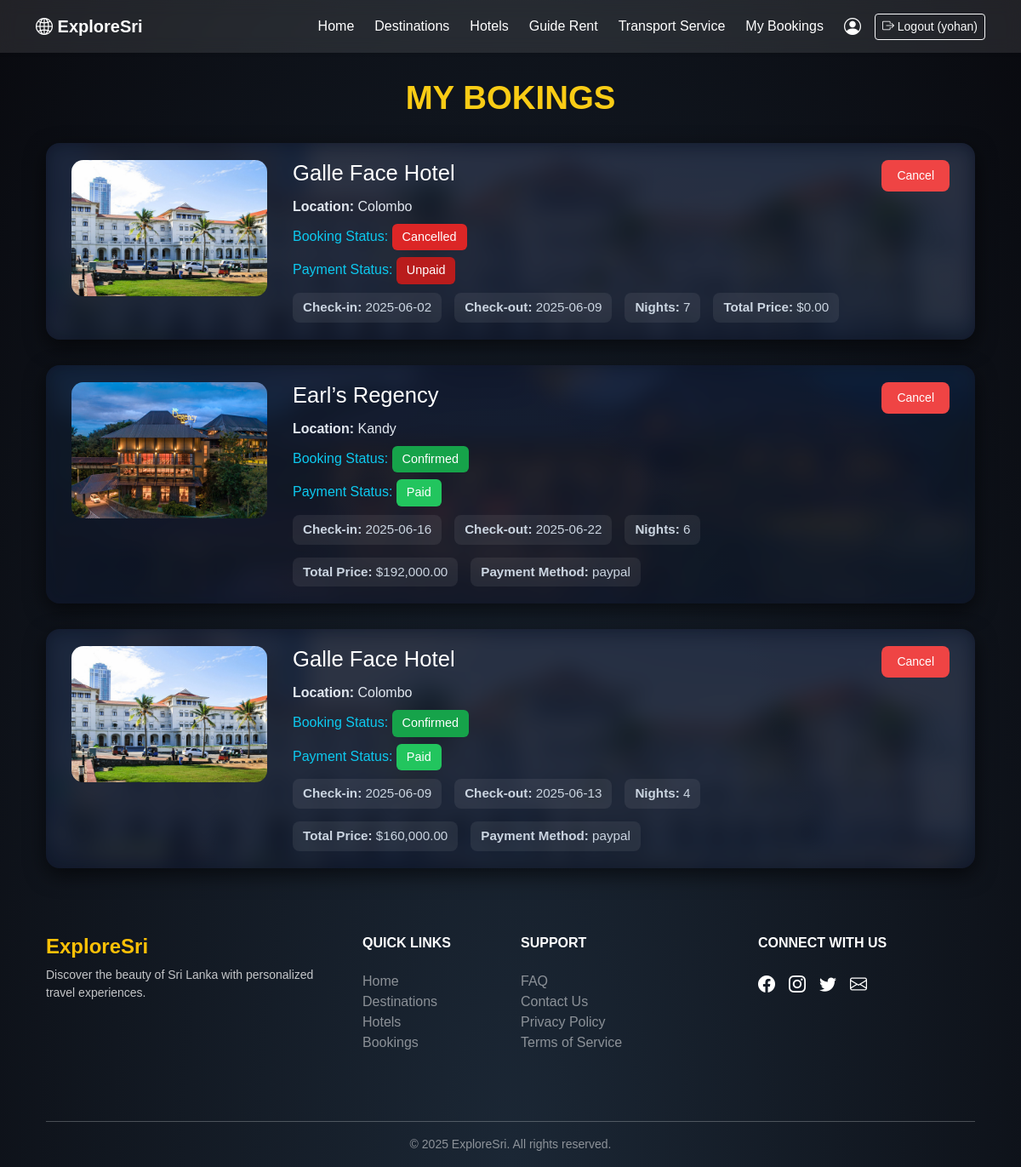
/my_bookings.php (signed in), run on an earlier commit of the app's database.
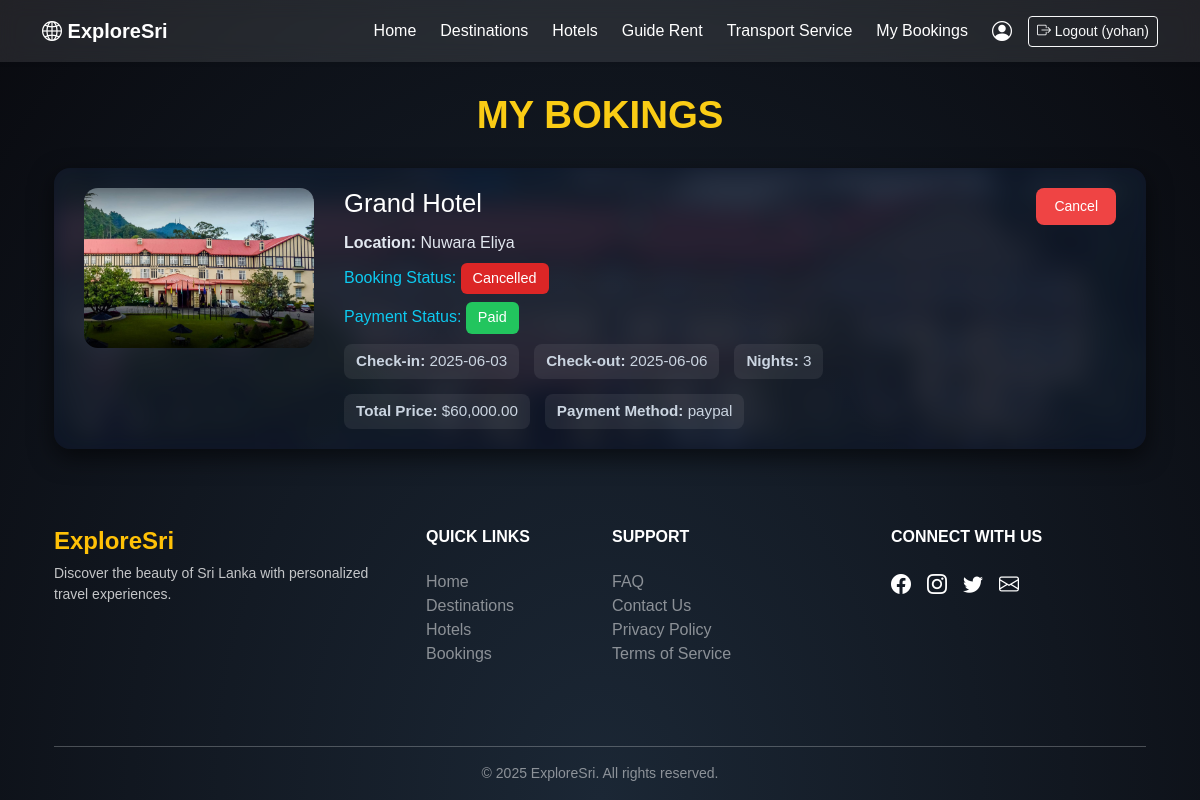
And on a later commit of the database.
### tables this page shows
CREATE TABLE `bookings` (
  `booking_id` int(11) NOT NULL,
  `user_id` int(11) NOT NULL,
  `destination_id` int(11) DEFAULT NULL,
  `hotel_id` int(11) NOT NULL,
  `booking_date` datetime DEFAULT current_timestamp(),
  `travel_date` date NOT NULL,
  `status` varchar(50) DEFAULT 'pending',
  `payment_status` varchar(50) DEFAULT 'unpaid',
  `nights` int(11) DEFAULT 1,
  `total_price` decimal(10,2) DEFAULT NULL,
  `check_in_date` date DEFAULT NULL,
  `check_out_date` date DEFAULT NULL,
  `guide_id` int(11) DEFAULT NULL
);

CREATE TABLE `hotels` (
  `hotel_id` int(11) NOT NULL,
  `name` varchar(255) NOT NULL,
  `location` varchar(255) DEFAULT NULL,
  `description` text DEFAULT NULL,
  `price_per_night` decimal(10,2) DEFAULT NULL,
  `contact_info` varchar(255) DEFAULT NULL,
  `rating` decimal(2,1) DEFAULT NULL,
  `address` varchar(255) DEFAULT NULL,
  `destination_id` int(11) DEFAULT NULL,
  `latitude` decimal(10,8) DEFAULT NULL,
  `longitude` decimal(11,8) DEFAULT NULL,
  `image` varchar(255) DEFAULT NULL,
  `status` varchar(50) DEFAULT 'active',
  `facilities` text DEFAULT NULL,
  `image_gallery` text DEFAULT NULL,
  `popular_features` text DEFAULT NULL,
  `map_embed_link` text DEFAULT NULL
);

CREATE TABLE `payments` (
  `payment_id` int(11) NOT NULL,
  `booking_id` int(11) DEFAULT NULL,
  `user_id` int(11) DEFAULT NULL,
  `amount` decimal(10,2) DEFAULT NULL,
  `payment_method` varchar(50) DEFAULT NULL,
  `payment_date` datetime DEFAULT current_timestamp(),
  `status` varchar(50) DEFAULT 'paid'
);

### my_bookings.php (the view, shortened to what this page needs)
<?php
include 'config/db.php';
include 'includes/header.php';
$user_id = $_SESSION['user_id'];
$stmt = $conn->prepare("
    SELECT
        b.*,
        h.name AS hotel_name,
        h.image AS hotel_image,
        h.location AS hotel_location,
        p.amount,
        p.payment_method,
        p.payment_date
    FROM bookings b
    JOIN hotels h ON b.hotel_id = h.hotel_id
    LEFT JOIN payments p ON b.booking_id = p.booking_id
    WHERE b.user_id = ?
    ORDER BY b.booking_date DESC
");
$stmt->execute([$user_id]);
$bookings = $stmt->fetchAll();
?>
<!DOCTYPE html>
<html lang="en">
<head>
    <link href="https://cdn.jsdelivr.net/npm/bootstrap@5.3.0/dist/css/bootstrap.min.css" rel="stylesheet">
    <link href="https://cdn.jsdelivr.net/npm/bootstrap-icons@1.10.5/font/bootstrap-icons.css" rel="stylesheet">
</head>
<body>
<div class="container">
    <h1>MY BOKINGS</h1>
    <?php if (count($bookings) > 0): ?>
        <?php foreach ($bookings as $booking): ?>
            <div class="booking-card">
                <div class="booking-bg" style="background-image: url('images/<?= htmlspecialchars($booking['hotel_image']) ?>');"></div>
                <div class="booking-content">
                    <img src="images/<?= htmlspecialchars($booking['hotel_image']) ?>" class="hotel-img" alt="Hotel Image">
                    <div class="text-info">
                        <h5><?= htmlspecialchars($booking['hotel_name']) ?></h5>
                        <p><strong>Location:</strong> <?= htmlspecialchars($booking['hotel_location']) ?></p>
                        <div class="status-line">
                            Booking Status:
                            <?php
                                $status = strtolower($booking['status']);
                                $status_class = match ($status) {
                                    'confirmed' => 'status-confirmed',
                                    'pending' => 'status-pending',
                                    'cancelled' => 'status-cancelled',
                                    default => 'status-pending',
                                };
                                echo "<span class='status-text $status_class'>" . ucfirst($status) . "</span>";
                            ?>
                        </div>
                        <div class="status-line">
                            Payment Status:
                            <?php
                                $payment = strtolower($booking['payment_status']);
                                $payment_class = $payment === 'paid' ? 'status-paid' : 'status-unpaid';
                                echo "<span class='status-text $payment_class'>" . ucfirst($payment) . "</span>";
                            ?>
                        </div>
                        <div class="info-section">
                            <span><strong>Check-in:</strong> <?= htmlspecialchars($booking['check_in_date']) ?></span>
                            <span><strong>Check-out:</strong> <?= htmlspecialchars($booking['check_out_date']) ?></span>
                            <span><strong>Nights:</strong> <?= htmlspecialchars($booking['nights']) ?></span>
                            <span><strong>Total Price:</strong> $<?= htmlspecialchars(number_format($booking['amount'], 2)) ?></span>
                            <?php if ($booking['payment_method']): ?>
                                <span><strong>Payment Method:</strong> <?= htmlspecialchars($booking['payment_method']) ?></span>
                            <?php endif; ?>
                        </div>
                    </div>
                    <div class="cancel-btn">
                        <form action="delete_booking_user.php" method="POST" onsubmit="return confirm('Cancel this booking?')">
                            <button type="submit" class="btn-cancel"><i class=""></i> Cancel</button>
                        </form>
                    </div>
                </div>
            </div>
        <?php endforeach; ?>
    <?php else: ?>
        <div class="text-center text-white mt-5">
            <h4>No bookings found</h4>
        </div>
    <?php endif; ?>
</div>
<?php include 'includes/footer.php'; ?>
</body>
</html>

What changed in the data, as far as the page shows it:
removed bookings: hotel.image (picture), hotel.name "Galle Face Hotel", hotel.location "Colombo", status "Cancelled", payment_status "Unpaid", check_in_date "2025-06-02", check_out_date "2025-06-09", nights "7", amount "0.00"
removed bookings: hotel.image (picture), hotel.name "Earl’s Regency", hotel.location "Kandy", status "Confirmed", payment_status "Paid", check_in_date "2025-06-16", check_out_date "2025-06-22", nights "6", payments.amount "192,000.00", payments.payment_method "paypal"
removed bookings: hotel.image (picture), hotel.name "Galle Face Hotel", hotel.location "Colombo", status "Confirmed", payment_status "Paid", check_in_date "2025-06-09", check_out_date "2025-06-13", nights "4", payments.amount "160,000.00", payments.payment_method "paypal"
added bookings: hotel.image (picture), hotel.name "Grand Hotel", hotel.location "Nuwara Eliya", status "Cancelled", payment_status "Paid", check_in_date "2025-06-03", check_out_date "2025-06-06", nights "3", payments.amount "60,000.00", payments.payment_method "paypal"
